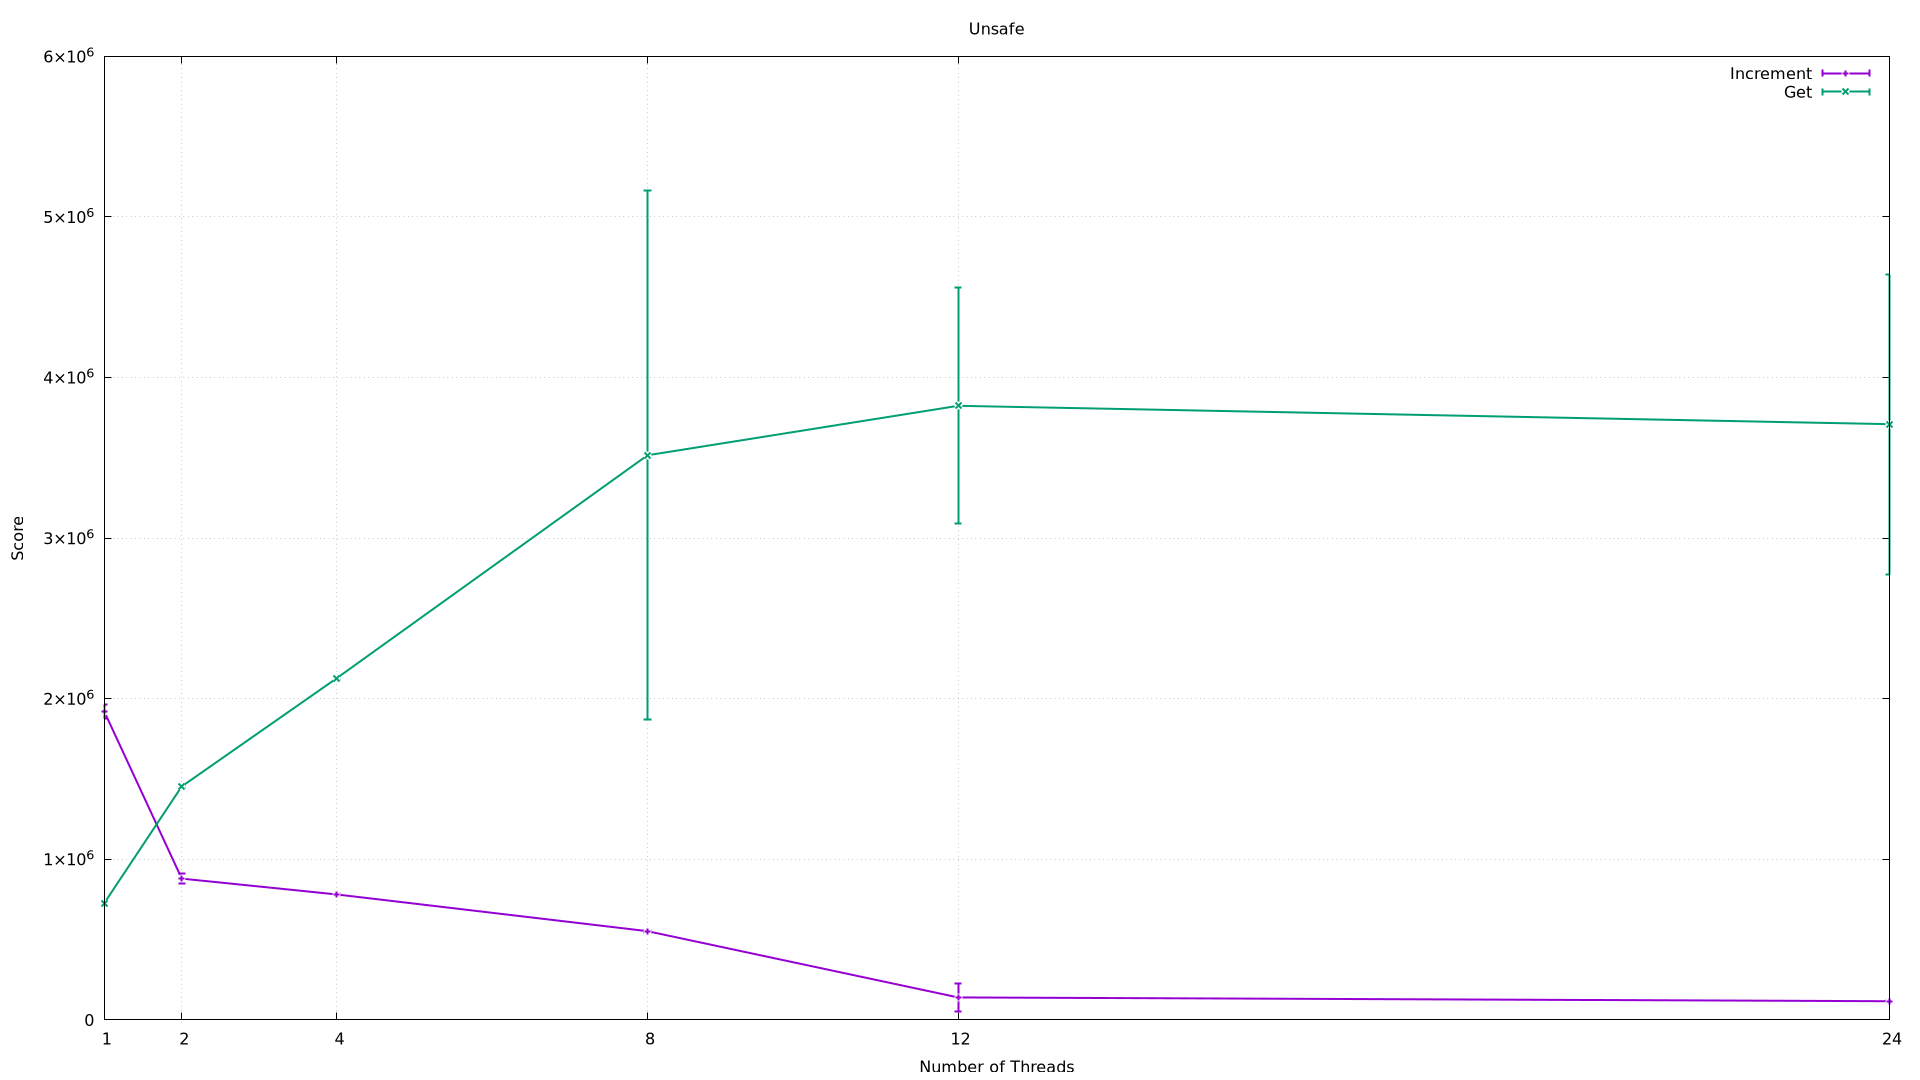

Source code (gnuplot):
set terminal pngcairo size 1920,1080
set output 'Unsafe.png'
set title 'Unsafe'
set xlabel 'Number of Threads'
set xtics (1, 2, 4, 8, 12, 24)
set ylabel 'Score'
set yrange [0:*]
set grid
plot 'Unsafe.dat' index 0 title 'Increment' with yerrorlines linewidth 2, \
     'Unsafe.dat' index 1 title 'Get' with yerrorlines linewidth 2
